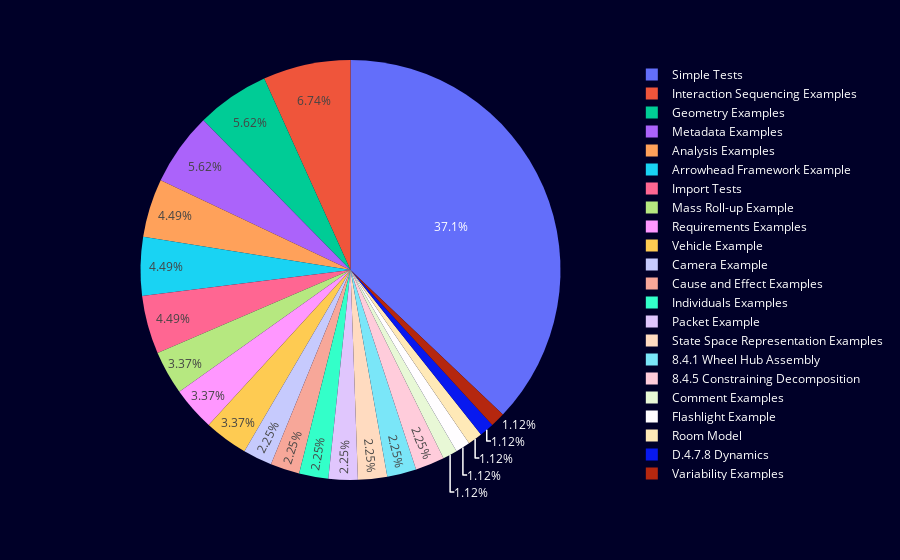

Notebook source saved alongside this figure:
### Code cell
# split the files per folder
df['folder'] = df['file'].str.split('/').str[-2]

# make a pie chart of the number of files per folder
fig = px.pie(df, names='folder')
fig.update_layout(
    plot_bgcolor='#000028',         # Background of the plot area
    paper_bgcolor='#000028', # Background of the entire figure
    font=dict(color='#FFFFFF'),     # Set text color to black for contrast
    title_font=dict(size=20, color='#FFFFFF'),  # Title font settings
    xaxis=dict(
        title_text='Attribute',
        title_font=dict(size=16, color='#FFFFFF'),
        tickfont=dict(size=12, color='#FFFFFF')
    ),
    
)
fig.show()

### Figure 1 — Plotly figure (JSON) as saved in the notebook; plotly's stock layout.template omitted (floating-point values rounded to 4 significant figures)
{"data": [{"domain": {"x": [0, 1], "y": [0, 1]}, "hovertemplate": "folder=%{label}<extra></extra>", "labels": ["Analysis Examples", "Analysis Examples", "Analysis Examples", "Analysis Examples", "Arrowhead Framework Example", "Arrowhead Framework Example", "Arrowhead Framework Example", "Arrowhead Framework Example", "Camera Example", "Camera Example", "Cause and Effect Examples", "Cause and Effect Examples", "Comment Examples", "Flashlight Example", "Geometry Examples", "Geometry Examples", "Geometry Examples", "Geometry Examples", "Geometry Examples", "Import Tests", "Import Tests", "Import Tests", "Import Tests", "Individuals Examples", "Individuals Examples", "Interaction Sequencing Examples", "Interaction Sequencing Examples", "Interaction Sequencing Examples", "Interaction Sequencing Examples", "Interaction Sequencing Examples", "Interaction Sequencing Examples", "Mass Roll-up Example", "Mass Roll-up Example", "Mass Roll-up Example", "Metadata Examples", "Metadata Examples", "Metadata Examples", "Metadata Examples", "Metadata Examples", "Packet Example", "Packet Example", "Requirements Examples", "Requirements Examples", "Requirements Examples", "Room Model", "Simple Tests", "Simple Tests", "Simple Tests", "Simple Tests", "Simple Tests", "Simple Tests", "Simple Tests", "Simple Tests", "Simple Tests", "Simple Tests", "Simple Tests", "Simple Tests", "Simple Tests", "Simple Tests", "Simple Tests", "Simple Tests", "Simple Tests", "Simple Tests", "Simple Tests", "Simple Tests", "Simple Tests", "Simple Tests", "Simple Tests", "Simple Tests", "Simple Tests", "Simple Tests", "Simple Tests", "Simple Tests", "Simple Tests", "Simple Tests", "Simple Tests", "Simple Tests", "Simple Tests", "State Space Representation Examples", "State Space Representation Examples", "8.4.1 Wheel Hub Assembly", "8.4.1 Wheel Hub Assembly", "8.4.5 Constraining Decomposition", "8.4.5 Constraining Decomposition", "D.4.7.8 Dynamics", "Variability Examples", "Vehicle Example", "Vehicle Example", "Vehicle Example"], "legendgroup": "", "name": "", "showlegend": true, "type": "pie"}], "layout": {"font": {"color": "#FFFFFF"}, "legend": {"tracegroupgap": 0}, "margin": {"t": 60}, "paper_bgcolor": "#000028", "plot_bgcolor": "#000028", "title": {"font": {"color": "#FFFFFF", "size": 20}}, "xaxis": {"tickfont": {"color": "#FFFFFF", "size": 12}, "title": {"font": {"color": "#FFFFFF", "size": 16}, "text": "Attribute"}}}}
